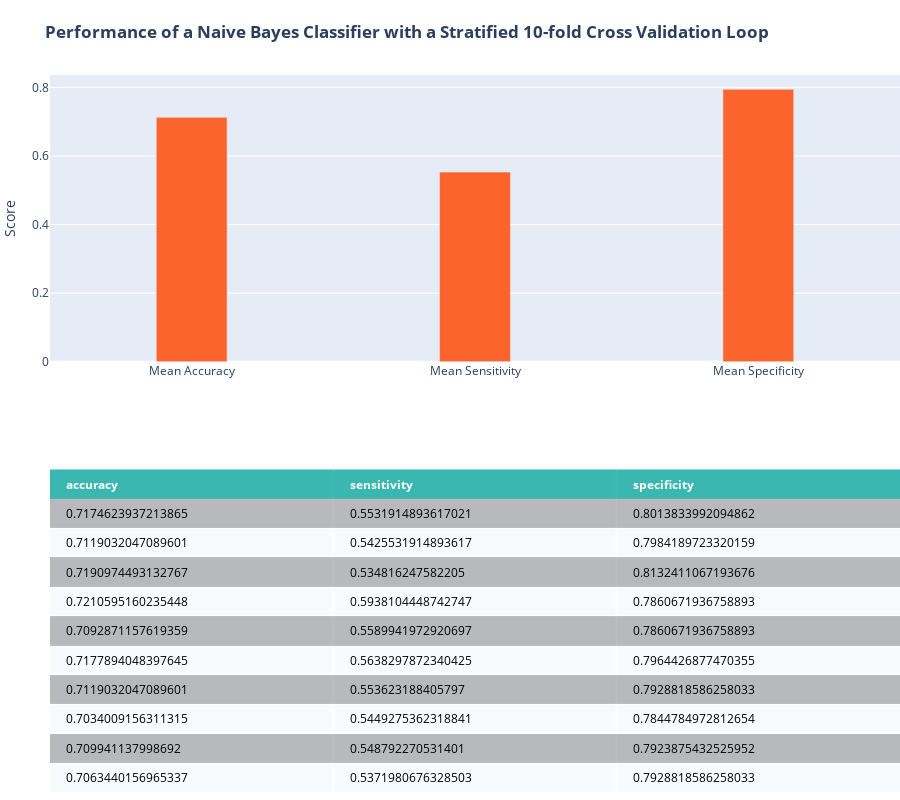

The notebook cell this image was saved under:
### Markdown cell above
#### NaiveBayes

### Code cell
cellTitle = '<b>Performance of a Naive Bayes Classifier with a Stratified 10-fold Cross Validation Loop</b>'

from sklearn.naive_bayes import BernoulliNB
nb_clf = BernoulliNB()

nbScore = []
for train,test in skf.split(X_mat,y):
    nb_clf.fit(X_mat[train],y.values.ravel()[train])
    y_hat = nb_clf.predict(X_mat[test])
    
    cm = confusion_matrix(y.loc[test],y_hat,labels=[1,0])
    nbScore.append({'accuracy':(cm[0,0]+cm[1,1])/sum(cm.ravel()),
                'sensitivity':cm[0,0]/(cm[0,0]+cm[0,1]),
                'specificity':cm[1,1]/(cm[1,1]+cm[1,0])})
nbScore = pd.DataFrame(nbScore)
nbFig = plotMetrics(nbScore, cellTitle)
nbFig.show()

### Figure 1 — Plotly figure (JSON) as saved in the notebook; plotly's stock layout.template omitted (floating-point values rounded to 4 significant figures)
{"data": [{"colorscale": [[0, "#00A699"], [0.5, "#a9a9a9"], [1, "#ffffff"]], "hoverinfo": "none", "opacity": 0.75, "showscale": false, "type": "heatmap", "z": [[0, 0, 0], [0.5, 0.5, 0.5], [1, 1, 1], [0.5, 0.5, 0.5], [1, 1, 1], [0.5, 0.5, 0.5], [1, 1, 1], [0.5, 0.5, 0.5], [1, 1, 1], [0.5, 0.5, 0.5], [1, 1, 1]]}, {"marker": {"color": "#FC642D"}, "type": "bar", "width": 0.25, "x": ["Mean Accuracy", "Mean Sensitivity", "Mean Specificity"], "xaxis": "x2", "y": [0.7128, 0.5532, 0.7944], "yaxis": "y2"}], "layout": {"annotations": [{"align": "left", "font": {"color": "#ffffff"}, "showarrow": false, "text": "<b>accuracy</b>", "x": -0.45, "xanchor": "left", "xref": "x", "y": 0, "yref": "y"}, {"align": "left", "font": {"color": "#ffffff"}, "showarrow": false, "text": "<b>sensitivity</b>", "x": 0.55, "xanchor": "left", "xref": "x", "y": 0, "yref": "y"}, {"align": "left", "font": {"color": "#ffffff"}, "showarrow": false, "text": "<b>specificity</b>", "x": 1.55, "xanchor": "left", "xref": "x", "y": 0, "yref": "y"}, {"align": "left", "font": {"color": "#000000"}, "showarrow": false, "text": "0.7174623937213865", "x": -0.45, "xanchor": "left", "xref": "x", "y": 1, "yref": "y"}, {"align": "left", "font": {"color": "#000000"}, "showarrow": false, "text": "0.5531914893617021", "x": 0.55, "xanchor": "left", "xref": "x", "y": 1, "yref": "y"}, {"align": "left", "font": {"color": "#000000"}, "showarrow": false, "text": "0.8013833992094862", "x": 1.55, "xanchor": "left", "xref": "x", "y": 1, "yref": "y"}, {"align": "left", "font": {"color": "#000000"}, "showarrow": false, "text": "0.7119032047089601", "x": -0.45, "xanchor": "left", "xref": "x", "y": 2, "yref": "y"}, {"align": "left", "font": {"color": "#000000"}, "showarrow": false, "text": "0.5425531914893617", "x": 0.55, "xanchor": "left", "xref": "x", "y": 2, "yref": "y"}, {"align": "left", "font": {"color": "#000000"}, "showarrow": false, "text": "0.7984189723320159", "x": 1.55, "xanchor": "left", "xref": "x", "y": 2, "yref": "y"}, {"align": "left", "font": {"color": "#000000"}, "showarrow": false, "text": "0.7190974493132767", "x": -0.45, "xanchor": "left", "xref": "x", "y": 3, "yref": "y"}, {"align": "left", "font": {"color": "#000000"}, "showarrow": false, "text": "0.534816247582205", "x": 0.55, "xanchor": "left", "xref": "x", "y": 3, "yref": "y"}, {"align": "left", "font": {"color": "#000000"}, "showarrow": false, "text": "0.8132411067193676", "x": 1.55, "xanchor": "left", "xref": "x", "y": 3, "yref": "y"}, {"align": "left", "font": {"color": "#000000"}, "showarrow": false, "text": "0.7210595160235448", "x": -0.45, "xanchor": "left", "xref": "x", "y": 4, "yref": "y"}, {"align": "left", "font": {"color": "#000000"}, "showarrow": false, "text": "0.5938104448742747", "x": 0.55, "xanchor": "left", "xref": "x", "y": 4, "yref": "y"}, {"align": "left", "font": {"color": "#000000"}, "showarrow": false, "text": "0.7860671936758893", "x": 1.55, "xanchor": "left", "xref": "x", "y": 4, "yref": "y"}, {"align": "left", "font": {"color": "#000000"}, "showarrow": false, "text": "0.7092871157619359", "x": -0.45, "xanchor": "left", "xref": "x", "y": 5, "yref": "y"}, {"align": "left", "font": {"color": "#000000"}, "showarrow": false, "text": "0.5589941972920697", "x": 0.55, "xanchor": "left", "xref": "x", "y": 5, "yref": "y"}, {"align": "left", "font": {"color": "#000000"}, "showarrow": false, "text": "0.7860671936758893", "x": 1.55, "xanchor": "left", "xref": "x", "y": 5, "yref": "y"}, {"align": "left", "font": {"color": "#000000"}, "showarrow": false, "text": "0.7177894048397645", "x": -0.45, "xanchor": "left", "xref": "x", "y": 6, "yref": "y"}, {"align": "left", "font": {"color": "#000000"}, "showarrow": false, "text": "0.5638297872340425", "x": 0.55, "xanchor": "left", "xref": "x", "y": 6, "yref": "y"}, {"align": "left", "font": {"color": "#000000"}, "showarrow": false, "text": "0.7964426877470355", "x": 1.55, "xanchor": "left", "xref": "x", "y": 6, "yref": "y"}, {"align": "left", "font": {"color": "#000000"}, "showarrow": false, "text": "0.7119032047089601", "x": -0.45, "xanchor": "left", "xref": "x", "y": 7, "yref": "y"}, {"align": "left", "font": {"color": "#000000"}, "showarrow": false, "text": "0.553623188405797", "x": 0.55, "xanchor": "left", "xref": "x", "y": 7, "yref": "y"}, {"align": "left", "font": {"color": "#000000"}, "showarrow": false, "text": "0.7928818586258033", "x": 1.55, "xanchor": "left", "xref": "x", "y": 7, "yref": "y"}, {"align": "left", "font": {"color": "#000000"}, "showarrow": false, "text": "0.7034009156311315", "x": -0.45, "xanchor": "left", "xref": "x", "y": 8, "yref": "y"}, {"align": "left", "font": {"color": "#000000"}, "showarrow": false, "text": "0.5449275362318841", "x": 0.55, "xanchor": "left", "xref": "x", "y": 8, "yref": "y"}, {"align": "left", "font": {"color": "#000000"}, "showarrow": false, "text": "0.7844784972812654", "x": 1.55, "xanchor": "left", "xref": "x", "y": 8, "yref": "y"}, {"align": "left", "font": {"color": "#000000"}, "showarrow": false, "text": "0.709941137998692", "x": -0.45, "xanchor": "left", "xref": "x", "y": 9, "yref": "y"}, {"align": "left", "font": {"color": "#000000"}, "showarrow": false, "text": "0.548792270531401", "x": 0.55, "xanchor": "left", "xref": "x", "y": 9, "yref": "y"}, {"align": "left", "font": {"color": "#000000"}, "showarrow": false, "text": "0.7923875432525952", "x": 1.55, "xanchor": "left", "xref": "x", "y": 9, "yref": "y"}, {"align": "left", "font": {"color": "#000000"}, "showarrow": false, "text": "0.7063440156965337", "x": -0.45, "xanchor": "left", "xref": "x", "y": 10, "yref": "y"}, {"align": "left", "font": {"color": "#000000"}, "showarrow": false, "text": "0.5371980676328503", "x": 0.55, "xanchor": "left", "xref": "x", "y": 10, "yref": "y"}, {"align": "left", "font": {"color": "#000000"}, "showarrow": false, "text": "0.7928818586258033", "x": 1.55, "xanchor": "left", "xref": "x", "y": 10, "yref": "y"}], "height": 800, "margin": {"b": 0, "l": 50, "r": 0, "t": 75}, "title": {"text": "<b>Performance of a Naive Bayes Classifier with a Stratified 10-fold Cross Validation Loop</b>"}, "xaxis": {"dtick": 1, "gridwidth": 2, "showticklabels": false, "tick0": -0.5, "ticks": "", "zeroline": false}, "xaxis2": {"anchor": "y2"}, "yaxis": {"autorange": "reversed", "domain": [0, 0.45], "dtick": 1, "gridwidth": 2, "showticklabels": false, "tick0": 0.5, "ticks": "", "zeroline": false}, "yaxis2": {"anchor": "x2", "domain": [0.6, 1], "title": {"text": "Score"}}}}
